Frame 1 (no input): blank canvas, image omitted
Frame 60 (no input): blank canvas, image omitted
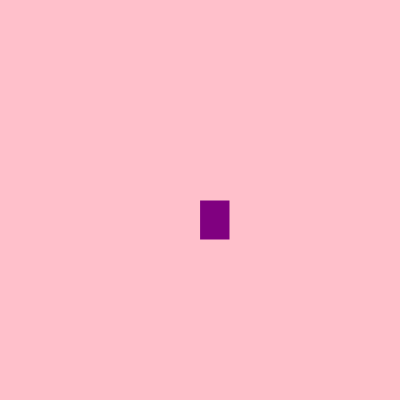
Frame 120 (the mouse pressed at the canvas centre since frame 60)

The p5.js sketch whose frames 1 and 60 were blank and that drew this single picture after the mouse press (run headless with seeded random() and noise() and a simulated clock; from frame 60 on, the mouse is pressed at the canvas centre):

// p5.js sketch
// ── sketch.js
function setup() {
    createCanvas(400, 400);
     background("pink");
  }
  
  function draw() {
   fill("purple");
  stroke("pink");
    
  //console.log(mouseIsPressed)
    
   if(mouseIsPressed){
    rect(mouseX, mouseY, 30, 40);
   }
  }
  
